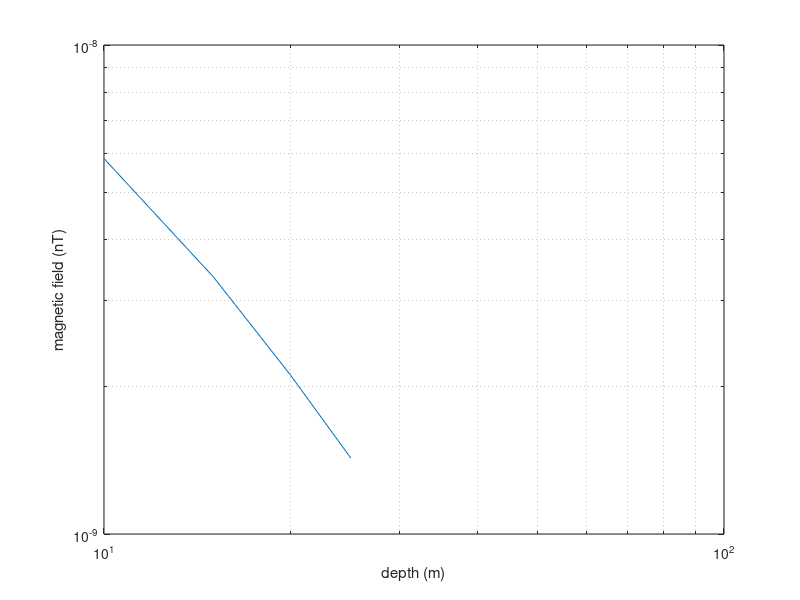

Write the MATLAB code that produced this figure.
clc;
clear;
format long e;
% parameters are 
% I=current
% offset=electrode distance array,offset values
I=2;
th=[10,15,20,25];
offset=10;
perm=4*pi*10^(-7);
mag=[];
% question 3d
for i=1:length(th)
    mag(end+1)=(perm*I/(4*pi*offset))*(1-th(i)/sqrt(offset^2+th(i)^2));
end
loglog(th,mag)
grid on
xlabel('depth (m)')
ylabel('magnetic field (nT)')